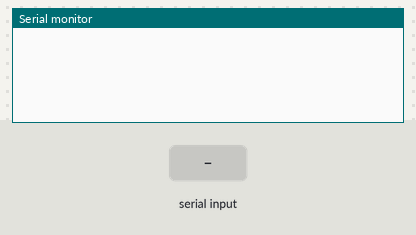
Bench run of a sketch on a simulated Arduino Uno, built with avr-gcc and run on an emulated ATmega328P. On the bench: the last lines printed to the serial monitor. The inputs (shaded band) are chosen by the test bench.

Above: at 1.2 s.
1.3 s: "R" received over Serial
At 2.1 s:
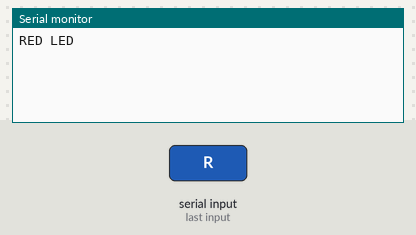
2.8 s: "G" received over Serial
At 3.3 s:
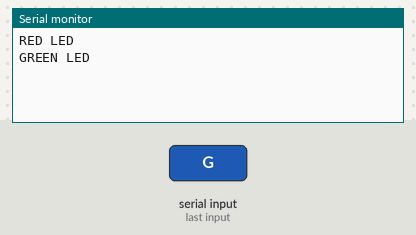
4.3 s: "B" received over Serial
At 5.6 s:
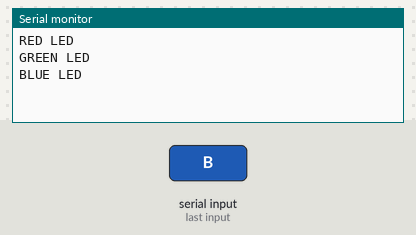

Measured:
- after the input at 1.3 s, the serial monitor: prints a new line at once (image 1)
- after the input at 2.8 s, the serial monitor: prints a new line at once (image 2)
- after the input at 4.3 s, the serial monitor: prints a new line at once (image 3)

The sketch:

serial_print_RGB.ino
```cpp
void setup() {
  // put your setup code here, to run once:
  Serial.begin(9600);

}

void loop() {
  // put your main code here, to run repeatedly:
  if (Serial.available()>0) { // flag check, 0 or 1
    char myInput = Serial.read();

    if (myInput == 'R') {
      Serial.println("RED LED");
    }
    else if (myInput == 'G') {
      Serial.println("GREEN LED");
    }
    else if (myInput == 'B') {
      Serial.println("BLUE LED");
    }
  }
}

//   char myInput = ' ';
//   myInput = Serial.read();

//   if (myInput == 'R') {
//     Serial.println("RED LED");
//   }
//   else if (myInput == 'G') {
//     Serial.println("GREEN LED");
//   }
//   else if (myInput == 'B') {
//     Serial.println("BLUE LED");
//   }
```
